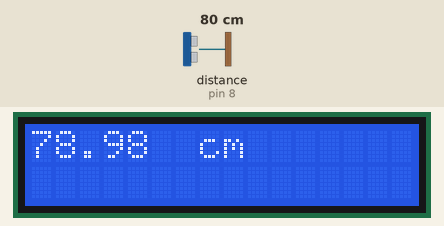
The sketch below on a simulated Arduino Uno, built with avr-gcc and run on an emulated ATmega328P. On the bench: 16×2 character LCD. Wiring (inferred from the names in the program): ultrasonic range finder: trigger pin 13; echo pin 8. The inputs (shaded band) are chosen by the test bench; at power-on: distance to the obstacle (sensor on pin 8) 80 cm. The echo pulse lasts 58.3 µs per cm; what the sketch prints to the serial monitor is not drawn.

Above: at 1.2 s.
1.3 s: distance to the obstacle (sensor on pin 8) set to 2 cm
At 3.0 s:
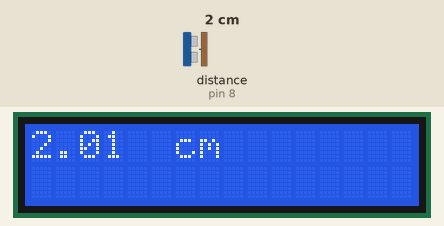
3.4 s: distance to the obstacle (sensor on pin 8) set to 299 cm
At 5.0 s:
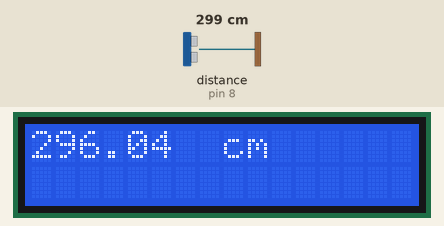
5.3 s: distance to the obstacle (sensor on pin 8) set to 4 cm
At 6.6 s:
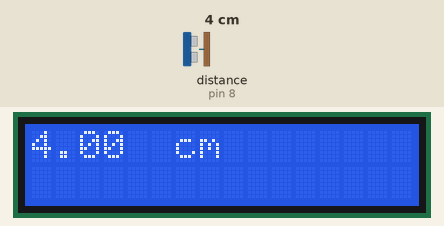
Timing chart, 0 to 8.3 s (numbered marks = the images above; inputs shaded):
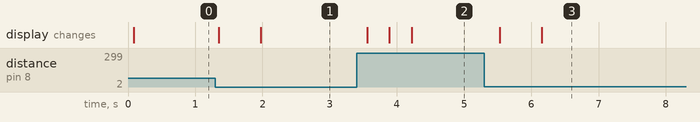

Measured:
- after the input at 1.3 s, the display: first changes after 0.05 s (image 1 shows a later state)
- after the input at 3.4 s, the display: first changes after 0.16 s (image 2 shows a later state)
- after the input at 5.3 s, the display: first changes after 0.23 s (image 3 shows a later state)

The sketch:

20230503.ino
```cpp
#include <Wire.h>
#include <LiquidCrystal_I2C.h>
LiquidCrystal_I2C lcd(0x27, 16, 2);

int trig = 13;
int echo = 8;
int ledPin = 2;

void setup()
{
  Serial.begin(9600);
  lcd.init();
  lcd.backlight();
  pinMode(trig, OUTPUT);
  pinMode(echo, INPUT);
}

void loop()
{
  digitalWrite(trig, HIGH);
  delayMicroseconds(10);
  digitalWrite(trig, LOW);
  unsigned long duration = pulseIn(echo, HIGH);
  float distance = ((float)(340 * duration) / 10000) / 2;

  lcd.clear();
  lcd.setCursor(0,0);
  lcd.println(distance);
  lcd.print("cm");
  delay(200);
  Serial.print(distance);
  Serial.println("cm");
  delay(100);

  if(distance>14)
  {
    digitalWrite(ledPin, 1);
  }
  else
  {
    digitalWrite(ledPin, 0);
  }
}
```
